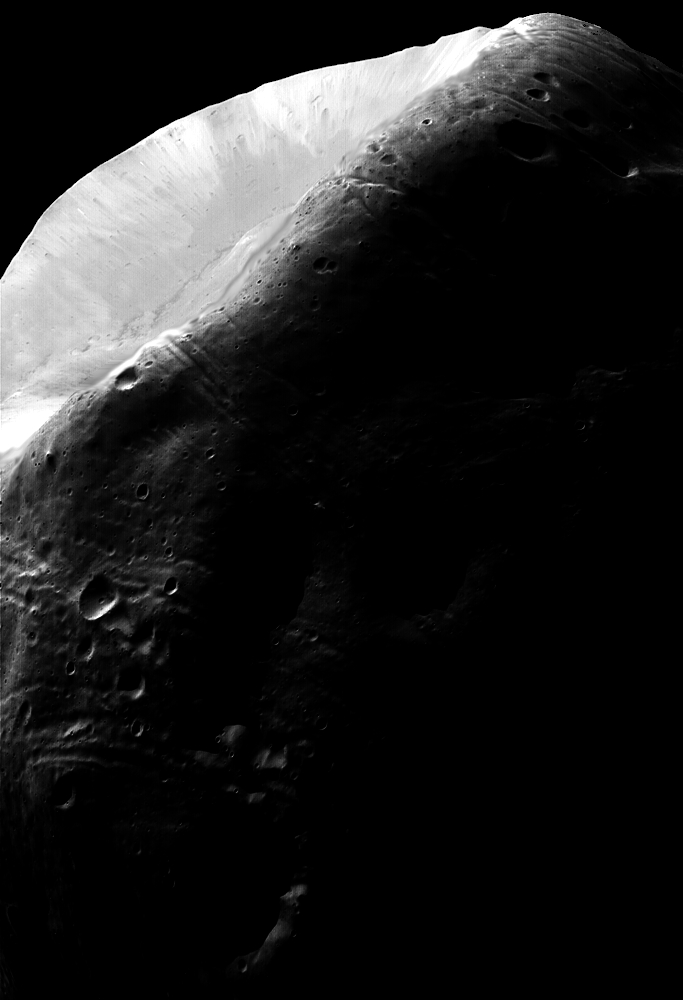
#> input picture Fig0310(a)(Moon Phobos).tif, 683 x 1000 px
$ python histogram_equalization.py
#> lines starting #> are read from the running program, lines starting #| are printed output that depends on the picture
# -*- coding: utf-8 -*-
"""Histogram_equalization.ipynb

Automatically generated by Colaboratory.

Original file is located at
    https://colab.research.google.com/drive/1MjMJekRc-GkFg95u6i4qrk98RxNvMfPt

# Task-A
"""

from matplotlib import pyplot as plt
import numpy as np
import cv2

img = cv2.imread("Fig0310(a)(Moon Phobos).tif",0)
#> img is the input picture: shape (1000, 683); min 0, max 255, mean 31.7
plt.imshow(img, cmap='gray')
plt.show()

hist,bins = np.histogram(img.flatten(),256,[0,256])
#> hist = 256 values, max 421847 at index 0, min 11 at index 90, mean 2668; bins = 257 values from 0 to 256
plt.hist(img.flatten(),256,[0,256],color='r')
plt.xlim([0,256])
plt.xlabel('Intensity')
plt.ylabel('Pixel count')
plt.show()
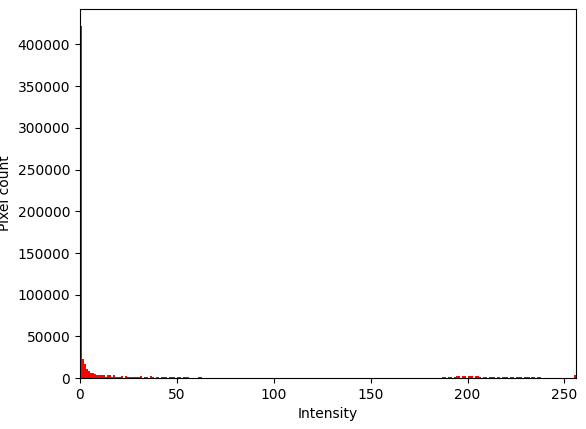
#> figure drawn by matplotlib, 1 panel; tallest bar 421847 high, from x = 0 to 1

'''
def Histogram_Equalization(image):
    grayimg = cv2.cvtColor(image, cv2.COLOR_BGR2GRAY)
    equalized_img = cv2.equalizeHist(grayimg)
    return equalized_img

equalized_img = Histogram_Equalization(image)
'''

"""# Task-B"""

equalised_image=cv2.equalizeHist(img)
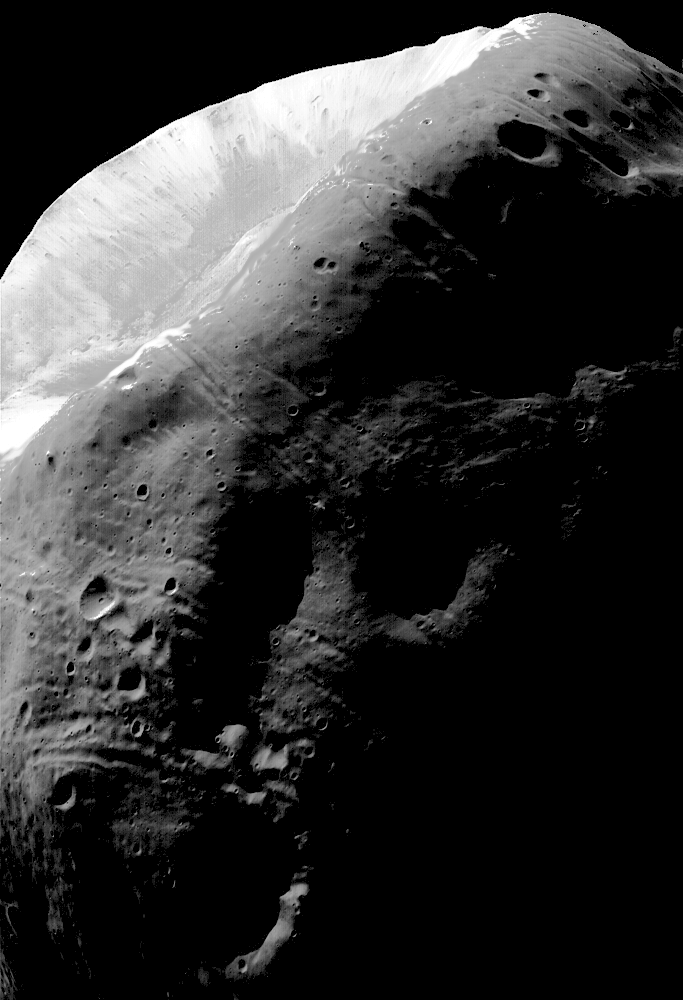
#> equalised_image: shape (1000, 683); min 0, max 255, mean 49.8

hist,bins = np.histogram(equalised_image.flatten(),256,[0,256])
#> hist = 256 values, max 421847 at index 0, min 0 at index 1, mean 2668
plt.hist(equalised_image.flatten(),256,[0,256],color='r')

plt.xlim([0,256])
plt.xlabel('Intensity')
plt.ylabel('Pixel count')
plt.show()
#> figure, not shown here; tallest bar 421847 high, from x = 0 to 1

plt.imshow(equalised_image, cmap='gray')
plt.show()

plt.subplot(1,2,1)
plt.imshow(img, cmap='gray')
plt.subplot(1,2,2)
plt.imshow(equalised_image, cmap='gray')

plt.show()
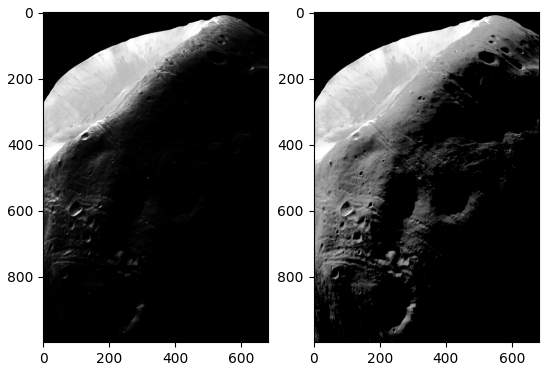
#> figure drawn by matplotlib, 2 panels

figure, axes = plt.subplots(nrows = 1, ncols = 2, dpi=100)
axes[0].set_title('Input Image')
axes[0].imshow(img, cmap='gray')

axes[1].set_title('Equalized Image')
axes[1].imshow(equalised_image, cmap='gray')

figure.tight_layout()
plt.show()
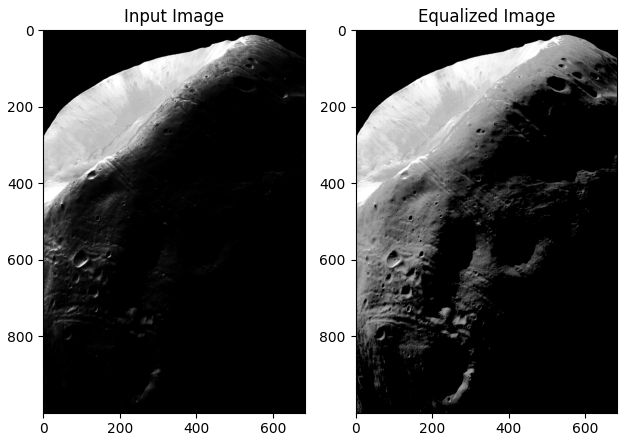
#> figure drawn by matplotlib, 2 panels

"""# Task-C"""

from pylab import concatenate, normal
from pylab import *

data=concatenate((normal(40,17,5000),normal(240,10,290)))
y,x,_=hist(data,100,alpha=0.4,label='data')
#> y = 100 values, max 358 at index 21, min 0 at index 1, mean 52.9; x = 101 values from -23.58 to 264.9

plt.close()
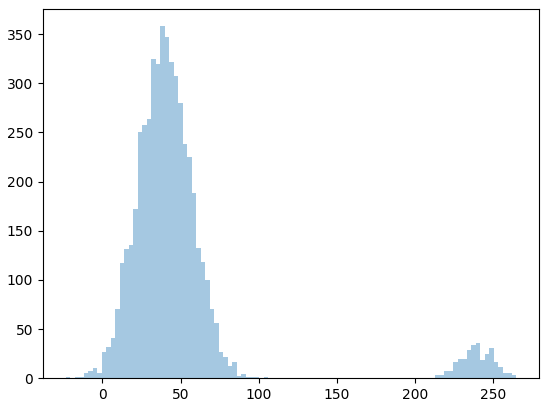
#> figure drawn by matplotlib, 1 panel; tallest bar 358 high, from x = 37 to 39.89

x=(x[1:]+x[:-1])/2
#> x = 100 values from -22.14 to 263.5

def gauss(x,mu,sigma,A):
    return A*exp(-(x-mu)**2/2/sigma**2)

def bimodal(x,mu1,sigma1,A1,mu2,sigma2,A2):
    return gauss(x,mu1,sigma1,A1)+gauss(x,mu2,sigma2,A2)

expected = bimodal(x,40,17,5000,190,10,290)
#> expected = 100 values, max 4984.7 at index 22, min 5.5e-10 at index 99, mean 763.7
new_exp = expected/290000
#> new_exp = 100 values, max 0.0172 at index 22, min 1.9e-15 at index 99, mean 0.00263
plt.plot(x,new_exp,color='blue')
plt.xlim(0, 255)
plt.ylim(-0.001, 0.02)

plt.title("Bimodal Gaussian Function--Specified Histogram")
plt.show(block=True)
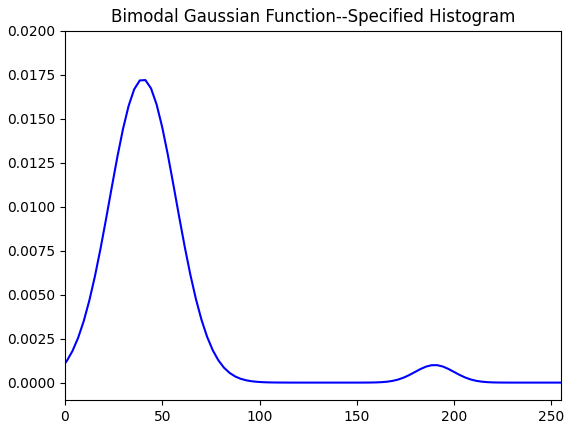
#> figure drawn by matplotlib, 1 panel; curve peaks at x = 41.33, y = 0.0172
